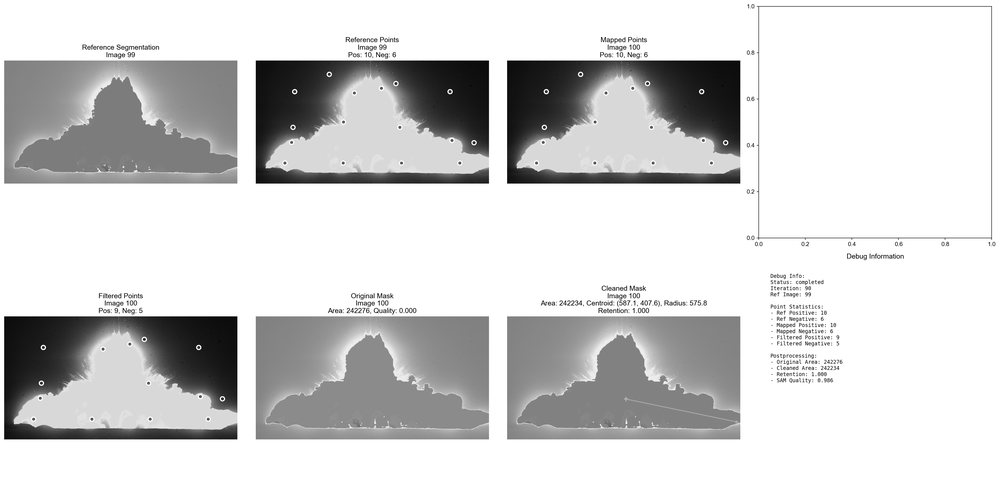
#> input picture source/image_segment/example/q0099_merged_debug.png, 1000 x 498 px, shrunk from 3585 x 1785 before the run
$ python test_top_candidates_visualization.py example/q0099_merged_debug.png
#> lines starting #> are read from the running program, lines starting #| are printed output that depends on the picture; after the words box and inside, x2 and y2 are one past the last pixel; in counts of white or black regions, pixels touching at a corner belong together
### source/image_segment/image_io.py
#!/usr/bin/env python3
# -*- coding: utf-8 -*-
"""
图像读写工具（兼容中文/非 ASCII 路径）

说明：
- Windows 下部分 OpenCV 版本对包含中文/特殊字符的路径使用 cv2.imread 会返回 None。
- 这里统一使用 np.fromfile + cv2.imdecode 的方式读取，供 image_segment 下其他模块复用。
"""

import cv2
import numpy as np
from typing import Optional


def imread_unicode(path: str, flags: int = cv2.IMREAD_COLOR) -> Optional[np.ndarray]:
    """
    兼容中文/非 ASCII 路径的图像读取。

    Args:
        path: 图像文件路径
        flags: OpenCV 读取标志，例如 cv2.IMREAD_COLOR / cv2.IMREAD_GRAYSCALE

    Returns:
        np.ndarray 或 None：成功返回图像数组，失败返回 None
    """
    try:
        data = np.fromfile(path, dtype=np.uint8)
        if data.size == 0:
            return None
        img = cv2.imdecode(data, flags)
        return img
    except Exception:
        return None

### source/image_segment/test_top_candidates_visualization.py
#!/usr/bin/env python3
# -*- coding: utf-8 -*-
"""
测试脚本：可视化候选点（top_candidates）的权重分布

功能：
1. 加载mask图像
2. 计算距离变换和权重
3. 获取top_candidates候选点（类似prompt_generation.py中的逻辑）
4. 可视化：候选点中前80%涂成红色，后20%涂成蓝色
"""

import cv2
import numpy as np
import matplotlib.pyplot as plt
import argparse
import os
from pathlib import Path
from typing import List, Tuple

try:
    from .image_io import imread_unicode
except ImportError:
    from image_io import imread_unicode


def load_mask(mask_path: str) -> np.ndarray:
    """
    加载mask图像

    Args:
        mask_path: mask文件路径

    Returns:
        np.ndarray: 二值化mask (0或1)
    """
    # 读取图像
    mask = imread_unicode(mask_path, cv2.IMREAD_GRAYSCALE)
    if mask is None:
        raise ValueError(f"无法加载mask图像: {mask_path}")

    # 二值化：大于127的为1，否则为0
    mask_binary = (mask > 127).astype(np.float32)

    return mask_binary


def get_mask_weights(mask: np.ndarray):
    """
    获取mask内所有点的权重

    Args:
        mask: 二值化mask (0或1)

    Returns:
        tuple: (weights_map, point_weights)
            - weights_map: 完整的权重图（与mask同尺寸）
            - point_weights: mask内所有点的权重数组
    """
    h, w = mask.shape

    # 计算距离变换，找到mask的中心区域
    mask_uint8 = mask.astype(np.uint8)
    dist_transform = cv2.distanceTransform(mask_uint8, cv2.DIST_L2, 5)

    # 创建权重：距离mask边缘越远权重越高
    weights_map = dist_transform.copy()

    # 获取mask内所有点的权重
    y_coords, x_coords = np.where(mask > 0)
    if len(x_coords) == 0:
        return weights_map, np.array([])

    point_weights = weights_map[y_coords, x_coords]

    return weights_map, point_weights


def _grid_sample_from_candidates(candidates: np.ndarray, num_points: int, w: int, h: int) -> List[Tuple[int, int]]:
    """
    从候选点中进行网格化均匀采样（复现prompt_generation.py中的逻辑）

    Args:
        candidates: 候选点坐标数组 (N, 2)
        num_points: 需要采样的点数
        w: 图像宽度
        h: 图像高度

    Returns:
        List[Tuple[int, int]]: 采样后的点坐标列表
    """
    if len(candidates) == 0:
        return []

    if len(candidates) <= num_points:
        return [(int(x), int(y)) for x, y in candidates]

    # 计算网格参数
    grid_rows = max(1, int(np.sqrt(num_points)))
    grid_cols = max(1, int(np.ceil(num_points / grid_rows)))

    cell_w = max(1, w // grid_cols)
    cell_h = max(1, h // grid_rows)

    selected = []
    used_idx = set()

    # 网格采样
    for r in range(grid_rows):
        if len(selected) >= num_points:
            break
        y0 = r * cell_h
        y1 = h if r == grid_rows - 1 else (r + 1) * cell_h

        for c in range(grid_cols):
            if len(selected) >= num_points:
                break
            x0 = c * cell_w
            x1 = w if c == grid_cols - 1 else (c + 1) * cell_w

            # 找出落在该网格内的候选点
            in_cell = np.where(
                (candidates[:, 0] >= x0) & (candidates[:, 0] < x1) &
                (candidates[:, 1] >= y0) & (candidates[:, 1] < y1)
            )[0]

            if len(in_cell) == 0:
                continue

            # 选择距离网格中心最近的点
            cx = (x0 + x1) / 2.0
            cy = (y0 + y1) / 2.0
            pts = candidates[in_cell]
            distances = (pts[:, 0] - cx) ** 2 + (pts[:, 1] - cy) ** 2
            best_local_idx = in_cell[np.argmin(distances)]

            if best_local_idx not in used_idx:
                used_idx.add(best_local_idx)
                x, y = candidates[best_local_idx]
                selected.append((int(x), int(y)))

    # 如果网格采样不足，从剩余候选点中随机补充
    if len(selected) < num_points:
        remaining_indices = [i for i in range(len(candidates)) if i not in used_idx]
        if remaining_indices:
            need = min(num_points - len(selected), len(remaining_indices))
            extra_indices = np.random.choice(remaining_indices, need, replace=False)
            for idx in extra_indices:
                x, y = candidates[idx]
                selected.append((int(x), int(y)))

    return selected[:num_points]


def sample_positive_points(mask: np.ndarray, num_points: int = 10, top_ratio: float = 0.8):
    """
    采样正点：优先选择mask中心区域的点（复现prompt_generation.py中的逻辑）

    Args:
        mask: 二值化mask (0或1)
        num_points: 采样点数
        top_ratio: 选择前top_ratio比例的候选点（默认0.8，即80%）

    Returns:
        tuple: (selected_points, top_candidates, candidate_weights, weights_map)
            - selected_points: 最终选择的点坐标列表
            - top_candidates: 候选点坐标数组 (N, 2)
            - candidate_weights: 候选点对应的权重数组 (N,)
            - weights_map: 完整的权重图
    """
    h, w = mask.shape

    # 计算距离变换，找到mask的中心区域
    mask_uint8 = mask.astype(np.uint8)
    dist_transform = cv2.distanceTransform(mask_uint8, cv2.DIST_L2, 5)

    # 创建权重：距离mask边缘越远权重越高
    weights = dist_transform.copy()

    # 只考虑mask内部的点
    y_coords, x_coords = np.where(mask > 0)
    if len(x_coords) == 0:
        return [], np.array([]), np.array([]), weights

    # 获取每个候选点的权重（距离边缘的距离）
    point_weights = weights[y_coords, x_coords]

    # 按权重排序，优先选择中心区域的点
    sorted_indices = np.argsort(point_weights)[::-1]  # 降序排列

    # 从高权重区域进行网格化采样
    candidates = np.stack([x_coords[sorted_indices], y_coords[sorted_indices]], axis=1)
    candidate_weights = point_weights[sorted_indices]

    # 选择前top_ratio权重的点作为候选池（避免边缘点）
    top_count = max(num_points * 2, int(len(candidates) * top_ratio))
    top_candidates = candidates[:top_count]
    top_weights = candidate_weights[:top_count]

    if len(top_candidates) == 0:
        return [], np.array([]), np.array([]), weights

    # 在高权重区域进行均匀网格采样
    selected = _grid_sample_from_candidates(top_candidates, num_points, w, h)

    return selected, top_candidates, top_weights, weights


def visualize_positive_points_selection(mask: np.ndarray, selected_points: List[Tuple[int, int]],
                                       top_candidates: np.ndarray, candidate_weights: np.ndarray,
                                       weights_map: np.ndarray, output_path: str = None,
                                       top_ratio: float = 0.8, cross_size: int = 8):
    """
    可视化正点选择策略的结果

    Args:
        mask: 二值化mask
        selected_points: 最终选择的点坐标列表（黄色十字标记）
        top_candidates: 候选点坐标数组 (N, 2)
        candidate_weights: 候选点对应的权重数组 (N,)
        weights_map: 完整的权重图（与mask同尺寸）
        output_path: 输出图像路径，如果为None则显示图像
        top_ratio: mask中前top_ratio比例的点为候选点集合（默认0.8）
        cross_size: 黄色十字的大小（像素），默认8
    """
    h, w = mask.shape

    # 创建RGB图像：背景为黑色
    visualization = np.zeros((h, w, 3), dtype=np.uint8)

    # 获取mask内所有点的权重
    y_coords, x_coords = np.where(mask > 0)
    if len(x_coords) > 0:
        point_weights = weights_map[y_coords, x_coords]

        # 计算权重阈值：用于区分前80%和后20%
        # 注意：sorted_weights是从小到大排序的，所以前80%应该是后20%的点（权重高的）
        sorted_weights = np.sort(point_weights)
        threshold_idx = int(len(sorted_weights) * (1 - top_ratio))  # 修正：应该是后80%，即前20%的点
        weight_threshold = sorted_weights[threshold_idx] if threshold_idx < len(sorted_weights) else sorted_weights[0]

        print(f"   Mask中总点数: {len(x_coords)}")
        print(f"   权重阈值（区分前{int(top_ratio*100)}%和后{int((1-top_ratio)*100)}%）: {weight_threshold:.2f}")
        print(f"   前{int(top_ratio*100)}%权重范围（高权重，红色）: [{sorted_weights[threshold_idx]:.2f}, {sorted_weights[-1]:.2f}]")
        print(f"   后{int((1-top_ratio)*100)}%权重范围（低权重，蓝色）: [{sorted_weights[0]:.2f}, {sorted_weights[threshold_idx]:.2f}]")
        print(f"   候选点总数: {len(top_candidates)}")
        print(f"   候选点权重范围: [{candidate_weights.min():.2f}, {candidate_weights.max():.2f}]")
        print(f"   最终选择点数: {len(selected_points)}")

        # 对mask内的每个点进行颜色映射
        for i, (x, y) in enumerate(zip(x_coords, y_coords)):
            weight = weights_map[y, x]

            if weight >= weight_threshold:
                # 前top_ratio%的点（候选点集合）：标记为红色
                # 归一化到0-1范围（相对于前top_ratio%的权重范围）
                if sorted_weights[-1] > sorted_weights[threshold_idx]:
                    normalized = (weight - sorted_weights[threshold_idx]) / (sorted_weights[-1] - sorted_weights[threshold_idx])
                else:
                    normalized = 0.5
                # 红色强度：权重越高，红色越深
                red_intensity = max(100, int(normalized * 255))  # 最小100，确保可见
                visualization[y, x] = [0, 0, red_intensity]  # BGR格式：[B, G, R] - 红色
            else:
                # 后(1-top_ratio)%的点：标记为蓝色
                # 归一化到0-1范围（相对于后(1-top_ratio)%的权重范围）
                if sorted_weights[threshold_idx] > sorted_weights[0]:
                    normalized = (weight - sorted_weights[0]) / (sorted_weights[threshold_idx] - sorted_weights[0])
                else:
                    normalized = 0.5
                # 蓝色强度：权重越低，蓝色越深
                blue_intensity = max(100, int((1.0 - normalized) * 255))  # 最小100，确保可见
                visualization[y, x] = [blue_intensity, 0, 0]  # BGR格式：[B, G, R] - 蓝色

    # 在最终选择的点上绘制黄色十字
    for x, y in selected_points:
        x, y = int(x), int(y)
        if 0 <= x < w and 0 <= y < h:
            # 绘制黄色十字
            # 水平线
            x_start = max(0, x - cross_size)
            x_end = min(w, x + cross_size + 1)
            visualization[y, x_start:x_end] = [0, 255, 255]  # BGR格式：[B, G, R] - 黄色

            # 垂直线
            y_start = max(0, y - cross_size)
            y_end = min(h, y + cross_size + 1)
            visualization[y_start:y_end, x] = [0, 255, 255]  # BGR格式：[B, G, R] - 黄色

    # 保存或显示图像
    if output_path:
        # 使用matplotlib保存，注意matplotlib使用RGB格式
        visualization_rgb = visualization[:, :, ::-1]  # BGR转RGB
        plt.figure(figsize=(12, 8))
        plt.imshow(visualization_rgb)
        plt.axis('off')
        plt.title(f'正点选择策略可视化\n(红色：mask中权重前{int(top_ratio*100)}%%的点（候选点集合）；蓝色：mask中其余点；黄色十字：最终选择的点)',
                 fontsize=12, pad=10)
        plt.tight_layout()
        plt.savefig(output_path, dpi=150, bbox_inches='tight')
        print(f"✅ 可视化结果已保存到: {output_path}")
        plt.close()
    else:
        # 使用matplotlib显示，注意matplotlib使用RGB格式
        visualization_rgb = visualization[:, :, ::-1]  # BGR转RGB
        plt.figure(figsize=(12, 8))
        plt.imshow(visualization_rgb)
        plt.axis('off')
        plt.title(f'正点选择策略可视化\n(红色：mask中权重前{int(top_ratio*100)}%%的点（候选点集合）；蓝色：mask中其余点；黄色十字：最终选择的点)',
                 fontsize=12, pad=10)
        plt.tight_layout()
        plt.show()


def main():
    """主函数"""
    parser = argparse.ArgumentParser(
        description='可视化候选点（top_candidates）的权重分布',
        formatter_class=argparse.RawDescriptionHelpFormatter,
        epilog="""
示例用法:
  # 基本用法（显示图像）
  python test_top_candidates_visualization.py mask.png

  # 保存到文件
  python test_top_candidates_visualization.py mask.png -o output.png

  # 指定采样点数和top_ratio
  python test_top_candidates_visualization.py mask.png -n 20 -r 0.8 -o output.png

  # 指定后20%%的比例（例如改为后30%%）
  python test_top_candidates_visualization.py mask.png -b 0.3 -o output.png
        """
    )

    parser.add_argument('mask_path', type=str, help='mask图像路径')
    parser.add_argument('-o', '--output', type=str, default=None,
                       help='输出图像路径（如果未指定则显示图像）')
    parser.add_argument('-n', '--num_points', type=int, default=10,
                       help='采样点数（用于计算top_count，默认10）')
    parser.add_argument('-r', '--top_ratio', type=float, default=None,
                       help='选择前top_ratio比例的候选点（默认0.8，与-w参数互斥）')
    parser.add_argument('-w', '--weight_percent', type=int, default=None,
                       help='从权重排序前weight_percent%%的点中选择（例如：80表示前80%%，60表示前60%%）')

    args = parser.parse_args()

    # 检查输入文件是否存在
    if not os.path.exists(args.mask_path):
        print(f"❌ 错误: 找不到mask文件: {args.mask_path}")
        return

    print(f"📁 加载mask: {args.mask_path}")

    try:
        # 加载mask
        mask = load_mask(args.mask_path)
#> in imread_unicode, img is the input picture: shape (498, 1000); min 0, max 255, mean 209.9
#> in load_mask, `mask_binary = (mask > 127).astype(np.float32)`:
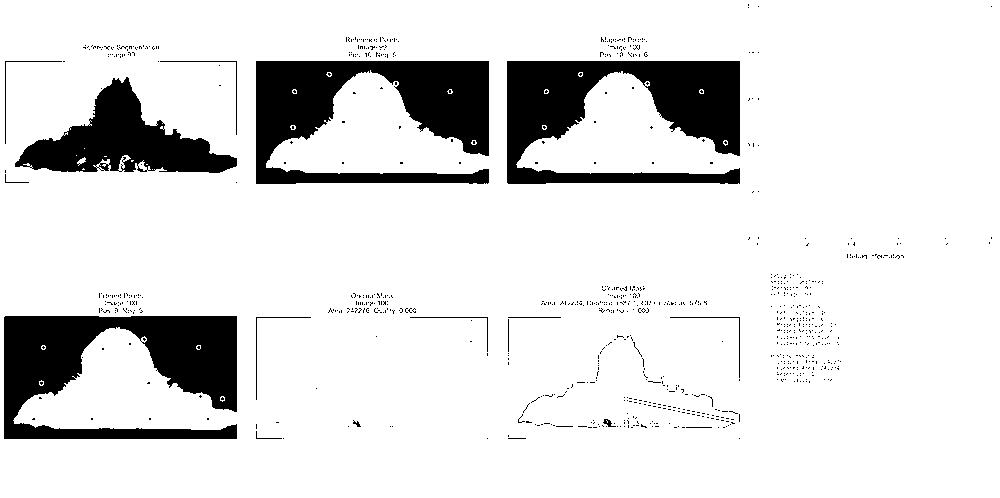
#> mask_binary: shape (498, 1000) float32; values 0 (black) and 1 (white), 87.5% white; 939 black regions (923 under 20 px), largest, box (x1, y1, x2, y2) and area: (4, 316, 237, 439) 16697, (256, 61, 489, 184) 16553, (507, 61, 740, 184) 16532
        print(f"✅ Mask尺寸: {mask.shape}")
#| ✅ Mask尺寸: (498, 1000)
        print(f"   Mask中非零像素数: {np.sum(mask > 0)}")
#|    Mask中非零像素数: 435703

        # 使用与prompt_generation.py相同的策略选择正点
        print(f"\n🔍 使用正点选择策略...")
        print(f"   采样点数: {args.num_points}")

        # 确定top_ratio：优先使用-w参数，如果未指定则使用-r参数，默认0.8
        if args.weight_percent is not None:
            if args.top_ratio is not None:
                print(f"   ⚠️ 警告: 同时指定了-r和-w参数，优先使用-w参数")
            top_ratio = args.weight_percent / 100.0
            print(f"   权重百分比: {args.weight_percent}% (top_ratio={top_ratio})")
        elif args.top_ratio is not None:
            top_ratio = args.top_ratio
            print(f"   Top比例: {top_ratio}")
        else:
            top_ratio = 0.8
            print(f"   Top比例: {top_ratio} (默认)")

        selected_points, top_candidates, candidate_weights, weights_map = sample_positive_points(
            mask, args.num_points, top_ratio
        )
#> in sample_positive_points, `dist_transform = cv2.distanceTransform(mask_uint8, cv2.DIST_L2, 5)`:
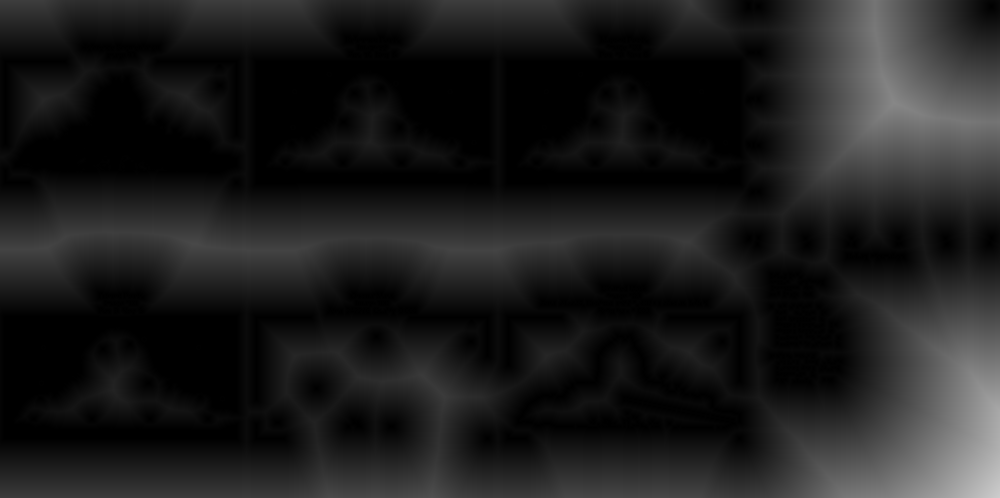
#> dist_transform: shape (498, 1000) float32; min 0, max 205, mean 29.5
#> in sample_positive_points, `candidates = np.stack([x_coords[sorted_indices], y_coords[sorted_indic..`: candidates = 435703 pairs, first value 0 to 999, second value 0 to 497
#> in sample_positive_points, `top_count = max(num_points * 2, int(len(candidates) * top_ratio))`: top_count = 348562
#> in sample_positive_points, `top_candidates = candidates[:top_count]`: top_candidates = 348562 pairs, first value 0 to 999, second value 0 to 497
#> after the loop in _grid_sample_from_candidates, `for r in range(grid_rows):`: selected = [(136, 78), (374, 82), (624, 83), (875, 83), (125, 249), (375, 249), (625, 249), (875, 246), (125, 415), (375, 415)]; used_idx = 10 items
#> selected_points has the same summary as selected in _grid_sample_from_candidates

        if len(top_candidates) == 0:
            print("❌ 错误: mask中没有有效像素，无法计算候选点")
            return

        if len(selected_points) == 0:
            print("❌ 错误: 无法选择正点")
            return

        print(f"✅ 候选点数量: {len(top_candidates)}")
#| ✅ 候选点数量: 348562
        print(f"   最终选择点数: {len(selected_points)}")
#|    最终选择点数: 10
        print(f"   权重范围: [{candidate_weights.min():.2f}, {candidate_weights.max():.2f}]")
#|    权重范围: [7.99, 205.04]

        # 可视化
        print(f"\n🎨 生成可视化...")
        visualize_positive_points_selection(mask, selected_points, top_candidates,
                                           candidate_weights, weights_map, args.output,
                                           top_ratio, cross_size=8)
#> in visualize_positive_points_selection, `threshold_idx = int(len(sorted_weights) * (1 - top_ratio))`: threshold_idx = 87140
#> in visualize_positive_points_selection, `weight_threshold = sorted_weights[threshold_idx] if threshold_idx < le..`: weight_threshold = 7.99
#|    Mask中总点数: 435703
#|    权重阈值（区分前80%和后19%）: 7.99
#|    前80%权重范围（高权重，红色）: [7.99, 205.04]
#|    后19%权重范围（低权重，蓝色）: [1.00, 7.99]
#|    候选点总数: 348562
#|    候选点权重范围: [7.99, 205.04]
#|    最终选择点数: 10
#> the loop in visualize_positive_points_selection, `for i, (x, y) in enumerate(zip(x_coords, y_coords)):` made 435703 passes
#> (weight, normalized) on passes 1 to 12: (61.98, 0.274), (61.79, 0.273), (61.59, 0.272), (61.39, 0.271), (61.2, 0.27), (61, 0.269), (61, 0.269), (61, 0.269), (61, 0.269), (61, 0.269), (61, 0.269), (61, 0.269)
#> after the loop in visualize_positive_points_selection, `for i, (x, y) in enumerate(zip(x_coords, y_coords)):`:
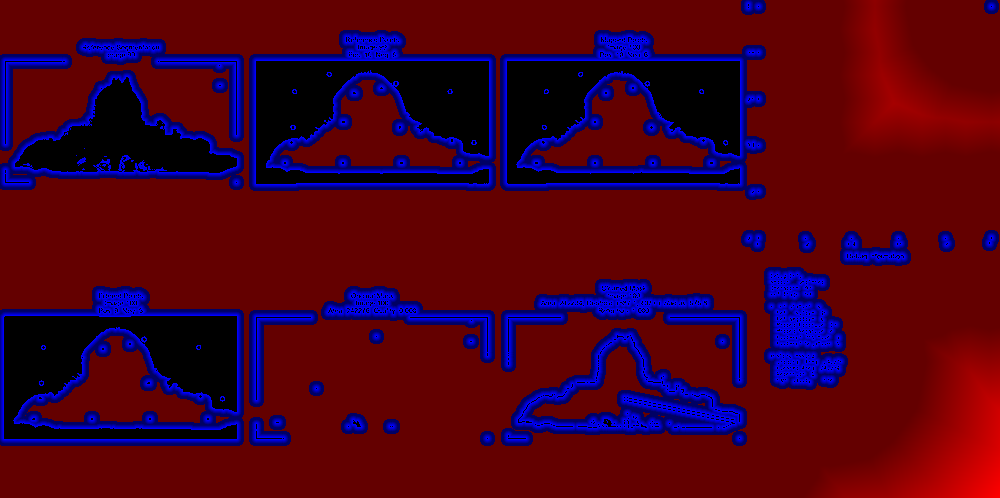
#> visualization: shape (498, 1000, 3); mean of channels 0, 1, 2 28.5, 0, 72.8; drawn as B, G, R
#> the loop in visualize_positive_points_selection, `for x, y in selected_points:` made 10 passes
#> (x, y, x_start, x_end, y_start, y_end) on passes 1 to 10: (136, 78, 128, 145, 70, 87), (374, 82, 366, 383, 74, 91), (624, 83, 616, 633, 75, 92), (875, 83, 867, 884, 75, 92), (125, 249, 117, 134, 241, 258), (375, 249, 367, 384, 241, 258), (625, 249, 617, 634, 241, 258), (875, 246, 867, 884, 238, 255), (125, 415, 117, 134, 407, 424), (375, 415, 367, 384, 407, 424)
#> after the loop in visualize_positive_points_selection, `for x, y in selected_points:`:
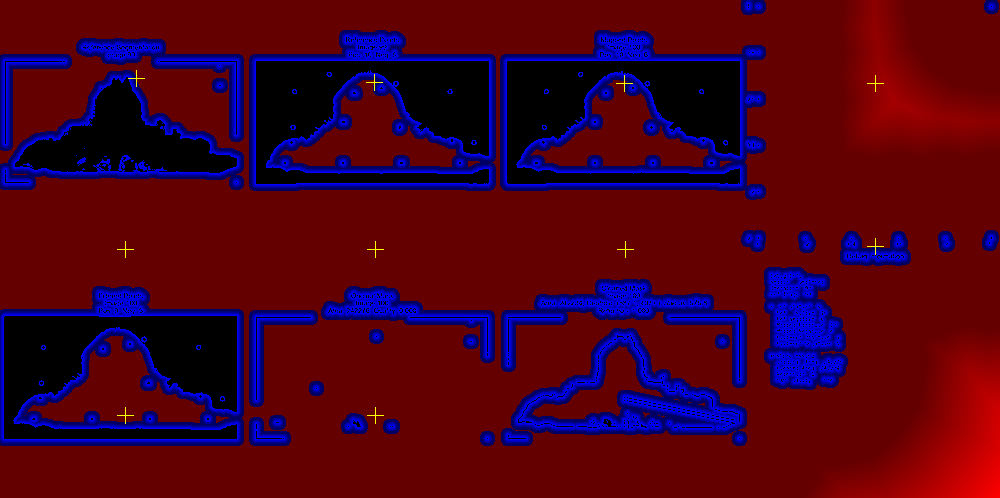
#> visualization: shape (498, 1000, 3); 0.07% of pixels changed, all inside (x1, y1, x2, y2) = (117, 70, 884, 424); drawn as B, G, R

        print("\n✅ 完成！")

    except Exception as e:
        print(f"❌ 错误: {e}")
        import traceback
        traceback.print_exc()


if __name__ == "__main__":
    main()
